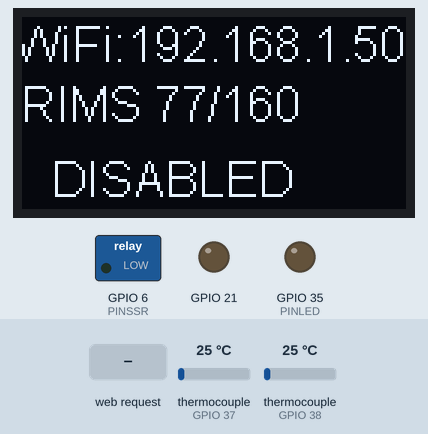
A sketch run on a simulated ESP32-S3. On the bench: 128×64 one-colour display, switched loads named in the sketch (green lamp = pin HIGH), output pins drawn as LEDs (lit = HIGH). The test bench sets the inputs (shaded band); at power-on: thermocouple (sensors on GPIO 37, GPIO 38) 25 °C. WiFi joins after 1.5 s; servers stay silent unless stated; not simulated (calls return 0 or success): SECRETS.h; what the sketch prints to the serial monitor is not drawn.

Above: at 5.3 s.
5.4 s: HTTP request GET /enable received
At 8.5 s:
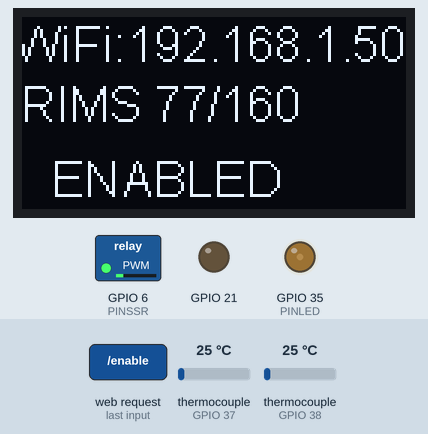
9.3 s: thermocouple (sensor on GPIO 37) set to 6 °C
At 12.5 s:
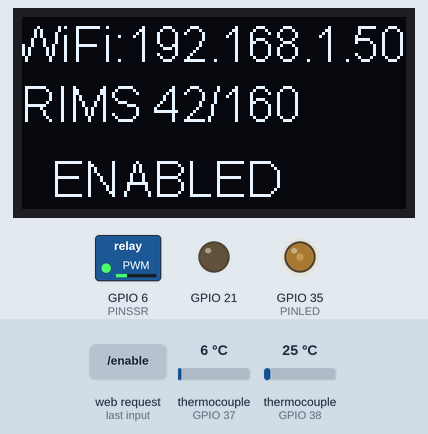
13.2 s: thermocouple (sensor on GPIO 37) set to 75 °C
At 15.3 s:
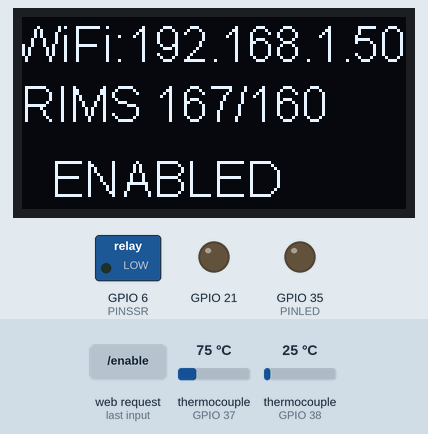
15.6 s: HTTP request GET /disable received
At 16.9 s:
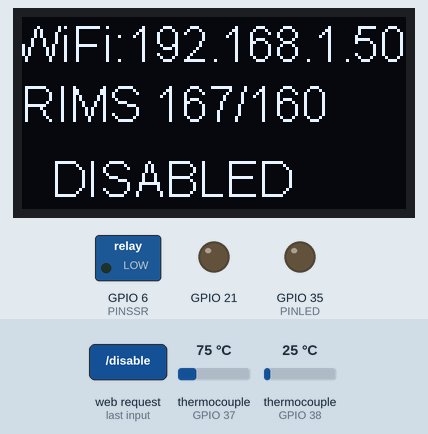
17.6 s: thermocouple (sensor on GPIO 37) set to 150 °C
At 18.5 s:
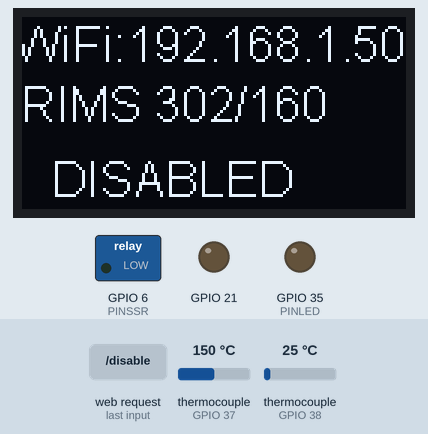
Timing chart, 0 to 20.6 s (numbered marks = the images above; inputs shaded):
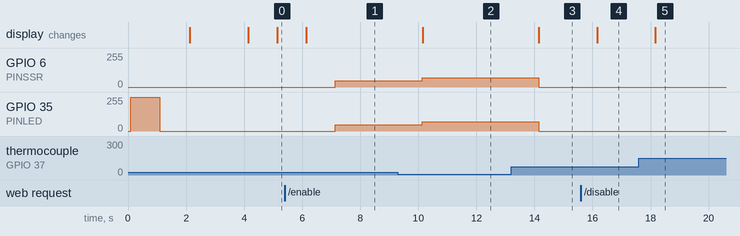

The sketch:

BrewESPWeb.ino
```cpp
#include "SECRETS.h"
#include <WiFi.h>
#include <WebServer.h>
#include <Wire.h>
#include <SPI.h>
#include "HT_SSD1306Wire.h"  // legacy include: `#include "SSD1306.h"`
#include "max6675.h"         // Adafruit Thermocouple
#include <AutoPID.h>         // https://ryand.io/AutoPID/#autopidautopid-constructor

/*
Heltec WiFi Kit 32(V3)

*/

const char* ssid = MY_SSID;
const char* password = MY_PASSKEY;

#define PINLED 35   // Onboard White LED
#define PINSSR 6    // Use this one for heater relay control
#define PIN_POW A1  // The ADC for the POWer

#define PIN_SCK 39    //TC1/2
#define PIN_SDO 40    //TC1/2
#define PIN_TC1CS 38  //TC1
#define PIN_TC2CS 37  //TC2

// Setup Hardware
WebServer server(80);
String header;
//WiFiClient wifi_client;
static SSD1306Wire display(0x3c, 500000, SDA_OLED, SCL_OLED, GEOMETRY_128_64, RST_OLED);  // addr , freq , i2c group , resolution , rst
MAX6675 thermocouple1(PIN_SCK, PIN_TC1CS, PIN_SDO);
MAX6675 thermocouple2(PIN_SCK, PIN_TC2CS, PIN_SDO);

// These are parameter that are set by users with whatever UI
double mashsettemp = 150;      // Set point for mash temperature in F
double maxrimstemp = 160;      // Max temp at output of the RIMS heater
bool enable_ops = false;  // A switch that disables the heater and stuff

double mashtemp = 0;
double rimstemp = 0;
double power_tot = 0;
double pid_out = 0;
const double KP = 10.;
const double KI = 0.1;  //.0003
const double KD = 0.1;  //.01;
const int OUTPUT_MIN = 0;
const int OUTPUT_MAX = 3276;  //maxheaterset / heaterspec * 4095.
AutoPID myPID(&rimstemp, &mashsettemp, &pid_out, OUTPUT_MIN, OUTPUT_MAX, KP, KI, KD);


// Function to handle the root URL and show the current states
void handleRoot() {
  String html = "<!DOCTYPE html><html><head><meta name=\"viewport\" content=\"width=device-width, initial-scale=1\">";
  html += "<link rel=\"icon\" href=\"data:,\">";
  html += "<style>html { font-family: Helvetica; display: inline-block; margin: 0px auto; text-align: center; font-size: 20px}";
  html += ".button { background-color: #4CAF50; border: none; color: white; padding: 12px 20px; \
                     border-radius: 8px; text-decoration: none; font-size: 20px; margin: 2px; cursor: pointer;}";
  html += ".button2 { background-color: #555555; }</style></head>";
  html += "<body><h1>ESPBrew</h1>";
  html += "<p>";
  if (enable_ops == false) {
    html += "<span style=\"color:red;\">DISABLED</span>&nbsp;";
    html += "<a href=\"/enable\"><button class=\"button\">ENABLE</button></a>";
  } else {
    html += "<span style=\"color:green;\">ENABLED</span>&nbsp;";
    html += "<a href=\"/disable\"><button class=\"button\", style=\"background-color:red\">DISABLE</button></a>";
  }
  html += "</p>";
  html += "<br>";
  // html += "<h2>MASH Temp</h2>";
  // html += "<a href=\"/mash_m5\"><button class=\"button\" style=\"background-color:blue;\">-5</button></a>&nbsp;";
  // html += "<a href=\"/mash_m1\"><button class=\"button\" style=\"background-color:blue;\">-1</button></a>&nbsp;";
  // html += String(mashsettemp)+"&nbsp;";
  // html += "<a href=\"/mash_p1\"><button class=\"button\" style=\"background-color:red;\">+1</button></a>&nbsp;";
  // html += "<a href=\"/mash_p5\"><button class=\"button\" style=\"background-color:red;\">+5</button></a>&nbsp;";
  // html += "<br>";
  html += "<h2>RIMS Temp</h2>";
  html += "<p style=\"font_size:10;text-align:center\">Set Max temp allowed before shutting off heater</p>";
  html += "<a href=\"/rims_m5\"><button class=\"button\" style=\"background-color:blue;\">-5</button></a>&nbsp;";
  html += "<a href=\"/rims_m1\"><button class=\"button\" style=\"background-color:blue;\">-1</button></a>&nbsp;";
  html += String(maxrimstemp)+"&nbsp;";
  html += "<a href=\"/rims_p1\"><button class=\"button\" style=\"background-color:red;\">+1</button></a>&nbsp;";
  html += "<a href=\"/rims_p5\"><button class=\"button\" style=\"background-color:red;\">+5</button></a>&nbsp;";
  html += "<br>";
  html += "<p style=\"font_size:16;color:grey\">RIMS="+String(rimstemp)+"</p>";
  html += "<p style=\"font_size:16;color:grey\">MASH="+String(mashtemp)+"</p>";
  html += "</body></html>";
  server.send(200, "text/html", html);
}
void handleEnable() {
  enable_ops = true;
  server.sendHeader("Location", "/",true);
  server.send(302, "text/plain", "");
}
void handleDisable() {
  enable_ops = false;
  server.sendHeader("Location", "/",true);
  server.send(302, "text/plain", "");
}
void handleMashP5() {
  mashsettemp = mashsettemp+5.0;
  server.sendHeader("Location", "/",true);
  server.send(302, "text/plain", "");
}
void handleMashP1() {
  mashsettemp = mashsettemp+1.0;
  server.sendHeader("Location", "/",true);
  server.send(302, "text/plain", "");
}
void handleMashM5() {
  mashsettemp = mashsettemp-5.0;
  server.sendHeader("Location", "/",true);
  server.send(302, "text/plain", "");
}
void handleMashM1() {
  mashsettemp = mashsettemp-1.0;
  server.sendHeader("Location", "/",true);
  server.send(302, "text/plain", "");
}
// RIMS Temps
void handleRIMSP5() {
  maxrimstemp = maxrimstemp+5.0;
  server.sendHeader("Location", "/",true);
  server.send(302, "text/plain", "");
}
void handleRIMSP1() {
  maxrimstemp = maxrimstemp+1.0;
  server.sendHeader("Location", "/",true);
  server.send(302, "text/plain", "");
}
void handleRIMSM5() {
  maxrimstemp = maxrimstemp-5.0;
  server.sendHeader("Location", "/",true);
  server.send(302, "text/plain", "");
}
void handleRIMSM1() {
  maxrimstemp = maxrimstemp-1.0;
  //handleRoot();
  server.sendHeader("Location", "/",true);
  server.send(302, "text/plain", "");
}

// Loop Parameters
unsigned long loop_time_curr;
unsigned long loop_time_prev;
const unsigned long update_time = 1000;
int wifi_status = 0;

void WiFiStationConnected(WiFiEvent_t event, WiFiEventInfo_t info) {
  Serial.println("Connected to AP successfully!");
  wifi_status = 1;
}

void WiFiGotIP(WiFiEvent_t event, WiFiEventInfo_t info) {
  Serial.println("WiFi connected");
  Serial.println("IP address: ");
  Serial.println(WiFi.localIP());
  Serial.println(WiFi.localIP()[3]);
  wifi_status = int(WiFi.localIP()[3]);
}

void WiFiStationDisconnected(WiFiEvent_t event, WiFiEventInfo_t info) {
  Serial.println("Disconnected from WiFi access point");
  Serial.print("WiFi lost connection. Reason: ");
  Serial.println(info.wifi_sta_disconnected.reason);
  Serial.println("Trying to Reconnect");
  WiFi.begin(ssid, password);
  wifi_status = 0;
}

void setup() {
  Serial.begin(115200);
  VextON();
  delay(100);
  pinMode(PINLED, OUTPUT);
  digitalWrite(PINLED, true);
  delay(1000);
  digitalWrite(PINLED, false);
  delay(1000);
  pinMode(PINSSR, OUTPUT);
  digitalWrite(PINLED, false);
  bool ledstat = ledcAttach(PINLED, 30, 12);  // PIN, freq (Hz), PWM Resolution (8bit=0-255) 12=4096
  bool ssrstat = ledcAttach(PINSSR, 30, 12);  // PIN, freq (Hz), PWM Resolution (8bit=0-255) 12=4096
  Serial.println("led stat:" + String(ledstat));
  Serial.println("led stat:" + String(ssrstat));
  display.init();
  display.setFont(ArialMT_Plain_16);
  display.clear();
  display.setTextAlignment(TEXT_ALIGN_LEFT);
  display.drawString(5, 5, "Setup...");
  display.display();

  // delete old config
  WiFi.disconnect(true);
  delay(1000);
  WiFi.onEvent(WiFiStationConnected, WiFiEvent_t::ARDUINO_EVENT_WIFI_STA_CONNECTED);
  WiFi.onEvent(WiFiGotIP, WiFiEvent_t::ARDUINO_EVENT_WIFI_STA_GOT_IP);
  WiFi.onEvent(WiFiStationDisconnected, WiFiEvent_t::ARDUINO_EVENT_WIFI_STA_DISCONNECTED);


  server.on("/", handleRoot);
  server.on("/enable", handleEnable);
  server.on("/disable", handleDisable);
  server.on("/mash_p5", handleMashP5);
  server.on("/mash_p1", handleMashP1);
  server.on("/mash_m1", handleMashM1);
  server.on("/mash_m5", handleMashM5);
  server.on("/rims_p5", handleRIMSP5);
  server.on("/rims_p1", handleRIMSP1);
  server.on("/rims_m5", handleRIMSM5);
  server.on("/rims_m1", handleRIMSM1);

  WiFi.begin(ssid, password);
  delay(1000);
  read_temps();
  server.begin();
  Serial.println("HTTP server started");
  Serial.println("Setup Done");
}

void loop() {
  loop_time_curr = millis();
  if (loop_time_curr - loop_time_prev > update_time) {
    read_temps();
    update_power();
    update_display();
    loop_time_prev = loop_time_curr;
  }
  // Handle incoming client requests
  server.handleClient();
}

void update_display(void) {
  display.clear();
  display.setFont(ArialMT_Plain_16);
  // WiFi Status
  IPAddress ip = WiFi.localIP();
  display.setTextAlignment(TEXT_ALIGN_RIGHT);
  display.drawString(128, 0, "WiFi:" + String(ip[0]) + "." + String(ip[1]) + "." + String(ip[2]) + "." + String(ip[3]));
  display.setTextAlignment(TEXT_ALIGN_LEFT);
  display.setFont(ArialMT_Plain_16);
  //display.drawString(0,0,  String(int(power_tot)) + " / " + String(int(pid_out*100/4096)));
  //display.drawString(0, 15, "Mash " + String(int(mashtemp)) + "/" + String(int(mashsettemp)));
  display.drawString(0, 20, "RIMS " + String(int(rimstemp)) + "/" + String(int(maxrimstemp)));
  if (enable_ops == true) {
    display.drawString(10, 45, "ENABLED");
  } else {
    display.drawString(10, 45, "DISABLED");
  }
  display.display();
}

void update_power() {
  if (rimstemp > maxrimstemp or enable_ops == false) {
    ledcWrite(PINLED, 0);
    ledcWrite(PINSSR, 0);
  } else {
    myPID.run();
    ledcWrite(PINLED, int(pid_out));
    ledcWrite(PINSSR, int(pid_out));
  }
}

void read_temps() {
  mashtemp = thermocouple1.readFahrenheit();
  rimstemp = thermocouple2.readFahrenheit();
}

void VextON(void) {
  // I dont know what these do, they were in minimal example
  pinMode(Vext, OUTPUT);
  digitalWrite(Vext, LOW);
}

void VextOFF(void) {
  // I dont know what these do, they were in minimal example
  pinMode(Vext, OUTPUT);
  digitalWrite(Vext, HIGH);
}
```

Measured:
- after the input at 5.4 s, GPIO 6 (PINSSR), GPIO 35 (PINLED): 0/255 → 46/255 after 1.7 s, → 47/255 2.0 s later; the display: changes after 0.75 s (image 1)
- after the input at 9.3 s, GPIO 6 (PINSSR), GPIO 35 (PINLED): 47/255 → 68/255 after 0.84 s, → 69/255 1.0 s later, → 70/255 1.0 s later; the display: changes after 0.85 s (image 2)
- after the input at 13.2 s, the display: changes after 0.96 s (image 3)
- after the input at 15.6 s, the display: changes after 0.56 s (image 4)
- after the input at 17.6 s, the display: changes after 0.56 s (image 5)
